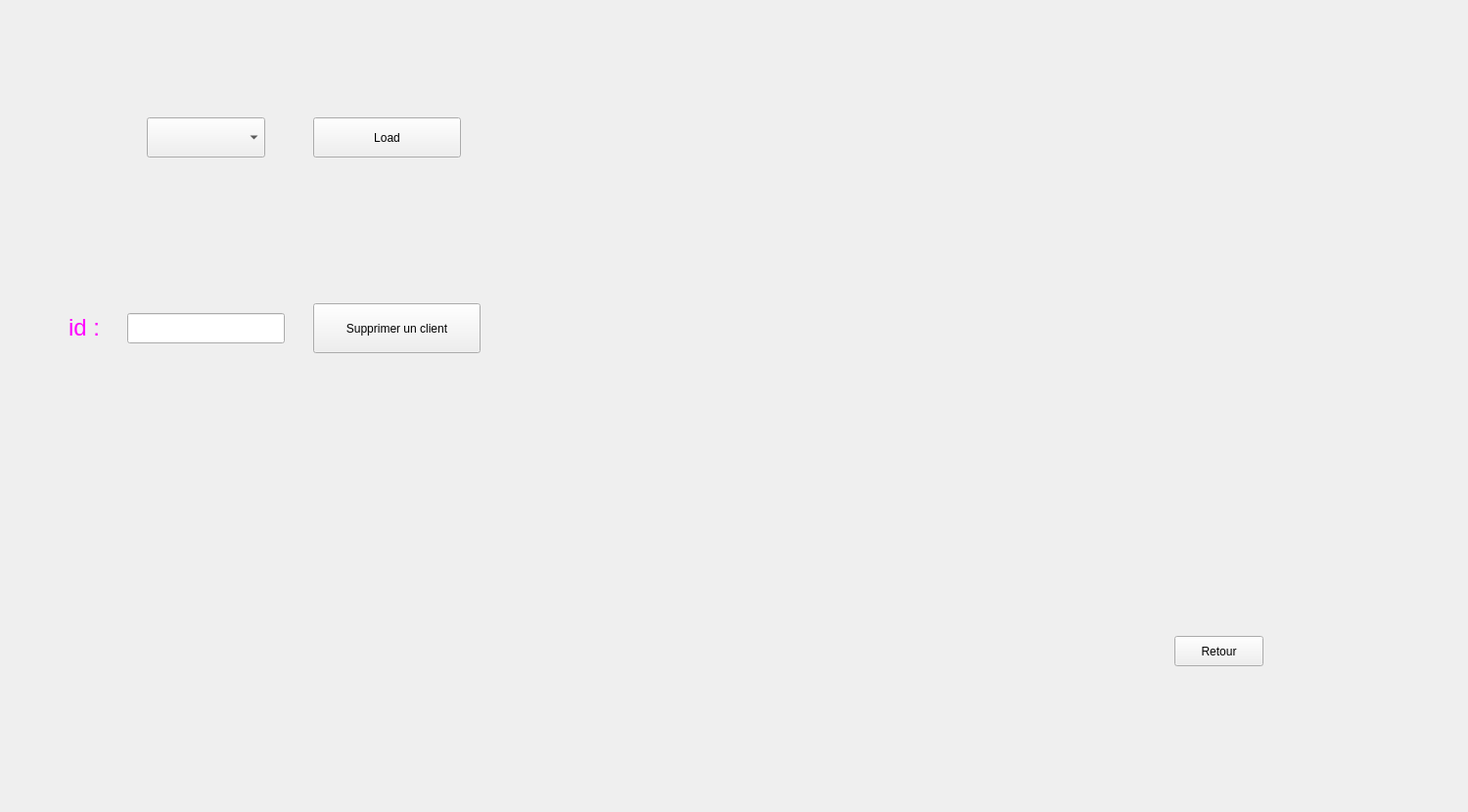
    <widget class="QWidget" name="tab_3">
     <attribute name="title">
      <string>supprimer_un_client</string>
     </attribute>
     <widget class="QPushButton" name="pb_supprimer">
      <property name="geometry">
       <rect>
        <x>320</x>
        <y>310</y>
        <width>171</width>
        <height>51</height>
       </rect>
      </property>
      <property name="styleSheet">
       <string notr="true">QPushButton::hover
{
	background-color: qlineargradient(spread:pad, x1:0, y1:0.511, x2:1, y2:0.511, stop:0 rgba(0, 207, 179, 255),stop:1 rgb(108, 135, 255));

}</string>
      </property>
      <property name="text">
       <string>Supprimer un client</string>
      </property>
     </widget>
     <widget class="QLabel" name="label_5">
      <property name="geometry">
       <rect>
        <x>70</x>
        <y>310</y>
        <width>151</width>
        <height>51</height>
       </rect>
      </property>
      <property name="text">
       <string>&lt;html&gt;&lt;head/&gt;&lt;body&gt;&lt;p&gt;&lt;span style=&quot; font-size:18pt; color:#ff00ff;&quot;&gt;id :&lt;/span&gt;&lt;/p&gt;&lt;/body&gt;&lt;/html&gt;</string>
      </property>
     </widget>
     <widget class="QLineEdit" name="le_id_supp">
      <property name="geometry">
       <rect>
        <x>130</x>
        <y>320</y>
        <width>161</width>
        <height>31</height>
       </rect>
      </property>
      <property name="text">
       <string/>
      </property>
     </widget>
     <widget class="QComboBox" name="comboBox">
      <property name="geometry">
       <rect>
        <x>150</x>
        <y>120</y>
        <width>121</width>
        <height>41</height>
       </rect>
      </property>
     </widget>
     <widget class="QPushButton" name="load_2">
      <property name="geometry">
       <rect>
        <x>320</x>
        <y>120</y>
        <width>151</width>
        <height>41</height>
       </rect>
      </property>
      <property name="styleSheet">
       <string notr="true">QPushButton::hover
{
	background-color: qlineargradient(spread:pad, x1:0, y1:0.511, x2:1, y2:0.511, stop:0 rgba(0, 207, 179, 255),stop:1 rgb(108, 135, 255));

}</string>
      </property>
      <property name="text">
       <string>Load</string>
      </property>
     </widget>
     <widget class="QLabel" name="label_18">
      <property name="geometry">
       <rect>
        <x>1170</x>
        <y>0</y>
        <width>141</width>
        <height>101</height>
       </rect>
      </property>
      <property name="text">
       <string/>
      </property>
      <property name="pixmap">
       <pixmap>../aaaa (7).png</pixmap>
      </property>
     </widget>
     <widget class="QLabel" name="label_7">
      <property name="geometry">
       <rect>
        <x>0</x>
        <y>-40</y>
        <width>1491</width>
        <height>821</height>
       </rect>
      </property>
      <property name="text">
       <string/>
      </property>
      <property name="pixmap">
       <pixmap>../Webp.net-resizeimage (2).jpg</pixmap>
      </property>
     </widget>
     <widget class="QPushButton" name="pushButton_3">
      <property name="geometry">
       <rect>
        <x>1200</x>
        <y>650</y>
        <width>91</width>
        <height>31</height>
       </rect>
      </property>
      <property name="styleSheet">
       <string notr="true">QPushButton::hover
{
	background-color: qlineargradient(spread:pad, x1:0, y1:0.511, x2:1, y2:0.511, stop:0 rgba(0, 207, 179, 255),stop:1 rgb(108, 135, 255));

}</string>
      </property>
      <property name="text">
       <string>Retour</string>
      </property>
     </widget>
     <zorder>label_7</zorder>
     <zorder>pb_supprimer</zorder>
     <zorder>label_5</zorder>
     <zorder>le_id_supp</zorder>
     <zorder>comboBox</zorder>
     <zorder>load_2</zorder>
     <zorder>label_18</zorder>
     <zorder>pushButton_3</zorder>
    </widget>
